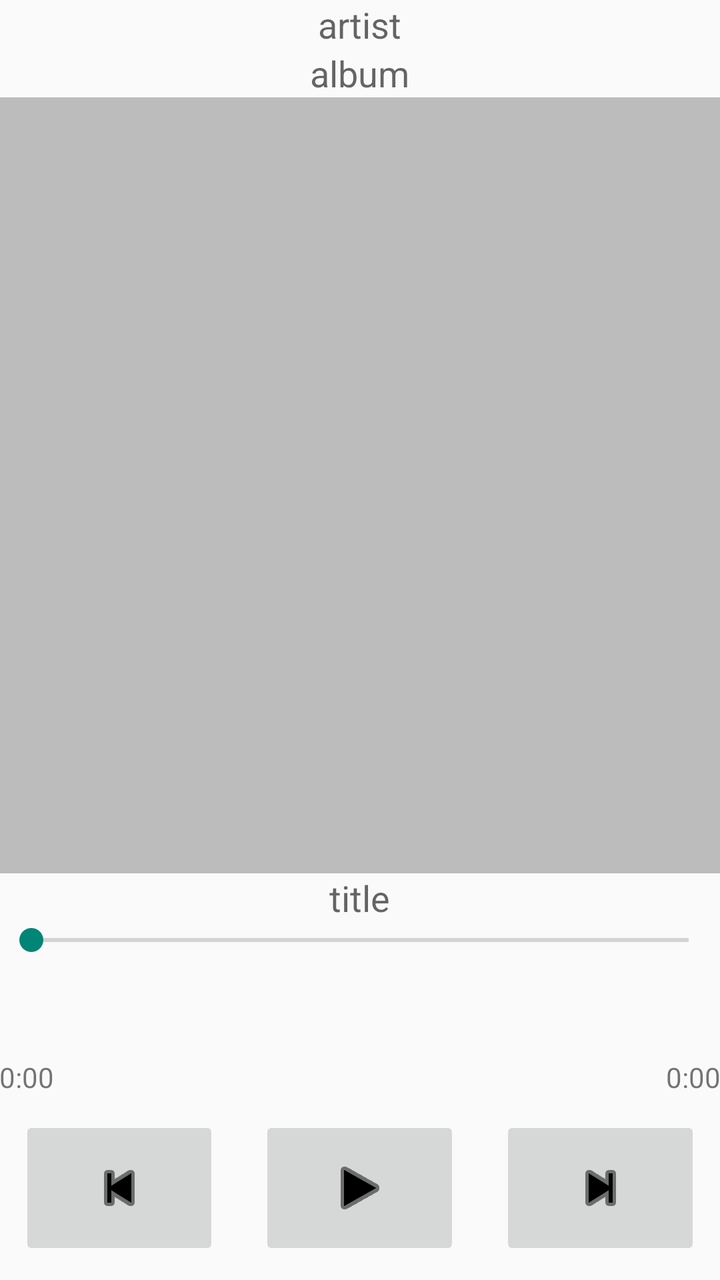
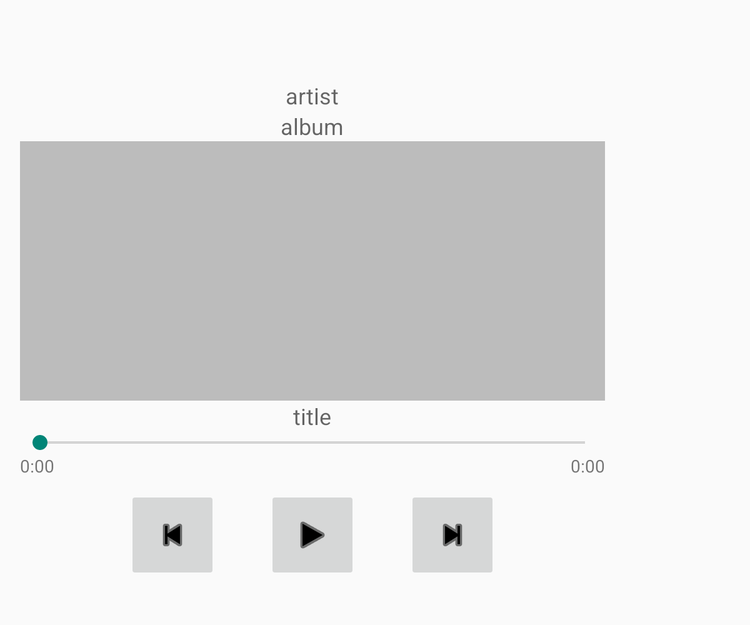

Compare how this app lays out the same screen by default and in its alternative resource folder. The renders come first, then the two layout files and the values they reference.
<!-- AndroidManifest.xml: application theme AppTheme -->
<!-- res/layout/dialog_player.xml -->
<LinearLayout xmlns:android="http://schemas.android.com/apk/res/android"
    xmlns:tools="http://schemas.android.com/tools"
    android:orientation="vertical"
    android:layout_width="match_parent"
    android:layout_height="match_parent"
    android:paddingLeft="@dimen/activity_horizontal_margin"
    android:paddingRight="@dimen/activity_horizontal_margin"
    android:paddingTop="@dimen/activity_vertical_margin"
    android:paddingBottom="@dimen/activity_vertical_margin"
    tools:context="com.adipso.udacity.spotifystreamer_p2.activity.PlayerDialogFragment">

    <TextView
        android:id="@+id/txt_artist"
        android:layout_width="wrap_content"
        android:layout_height="wrap_content"
        android:textAppearance="?android:attr/textAppearanceMedium"
        android:text="artist"
        android:layout_gravity="center_horizontal" />

    <TextView
        android:id="@+id/txt_album"
        android:layout_width="wrap_content"
        android:layout_height="wrap_content"
        android:textAppearance="?android:attr/textAppearanceMedium"
        android:text="album"
        android:layout_gravity="center_horizontal" />

    <ImageView
        android:id="@+id/img_track"
        android:layout_width="match_parent"
        android:layout_height="0dp"
        android:layout_gravity="center_horizontal"
        android:layout_weight="1.0"
        android:scaleType="fitCenter"
        android:src="@drawable/large_no_image"/>

    <TextView
        android:id="@+id/txt_title"
        android:layout_width="wrap_content"
        android:layout_height="wrap_content"
        android:textAppearance="?android:attr/textAppearanceMedium"
        android:text="title"
        android:layout_gravity="center_horizontal" />

    <SeekBar
        android:layout_width="match_parent"
        android:layout_height="wrap_content"
        android:id="@+id/seekBar"
        android:layout_gravity="center_horizontal" />

    <MediaController
        android:layout_width="match_parent"
        android:layout_height="50dp"
        android:id="@+id/mediaController"
        android:layout_marginRight="174dp"
        android:layout_marginEnd="174dp" />

    <RelativeLayout
        android:layout_width="match_parent"
        android:layout_height="wrap_content">

        <TextView
            android:id="@+id/txt_current_position"
            android:layout_width="wrap_content"
            android:layout_height="wrap_content"
            android:textAppearance="?android:attr/textAppearanceSmall"
            android:text="0:00"
            android:layout_alignParentStart="true"
            android:layout_alignParentLeft="true"/>

        <TextView
            android:id="@+id/txt_duration_end"
            android:layout_width="wrap_content"
            android:layout_height="wrap_content"
            android:textAppearance="?android:attr/textAppearanceSmall"
            android:text="0:00"
            android:layout_alignParentEnd="true"
            android:layout_alignParentRight="true"/>

    </RelativeLayout>

    <LinearLayout
        android:orientation="horizontal"
        android:layout_width="match_parent"
        android:layout_height="wrap_content">

        <ImageButton
            android:id="@+id/cmd_prev"
            android:src="@android:drawable/ic_media_previous"
            style="@style/button_player_mobile" />

        <ImageButton
            android:id="@+id/cmd_play"
            android:src="@android:drawable/ic_media_play"
            style="@style/button_player_mobile" />

        <ImageButton
            android:id="@+id/cmd_next"
            android:src="@android:drawable/ic_media_next"
            style="@style/button_player_mobile" />

    </LinearLayout>

</LinearLayout>
<!-- resources referenced by this layout -->
<resources>
  <!-- drawable large_no_image (drawable) -->
  <?xml version="1.0" encoding="utf-8"?>
  <shape xmlns:android="http://schemas.android.com/apk/res/android"
      android:shape="rectangle">
      <solid android:color="@color/no_image_bg" />
  </shape>
  <style name="button_player_mobile">
          <item name="android:layout_width">0dp</item>
          <item name="android:layout_weight">0.3</item>
          <item name="android:layout_height">wrap_content</item>
          <item name="android:padding">20dp</item>
          <item name="android:tint">@android:color/background_dark</item>
          <item name="android:layout_margin">10dp</item>
      </style>
  <style name="AppTheme" parent="Theme.AppCompat.Light.DarkActionBar">
          
          <item name="android:listViewStyle">@style/AppTheme.ListView</item>
          <item name="android:activatedBackgroundIndicator">@drawable/custom_activated_background</item>
      </style>
  <color name="no_image_bg">#ffbcbcbc</color>
  <style name="AppTheme.ListView" parent="Base.Widget.AppCompat.ListView">
          <item name="android:listSelector">@drawable/abc_list_selector_holo_dark</item>
      </style>
  <!-- drawable custom_activated_background (drawable) -->
  <?xml version="1.0" encoding="utf-8"?>
  <selector xmlns:android="http://schemas.android.com/apk/res/android">
      <item android:state_activated="true">
          <color android:color="@color/custom_activated_color" />
      </item>
      <item>
          <color android:color="@android:color/transparent" />
      </item>
  </selector>
  <color name="custom_activated_color">#57d868</color>
</resources>
<!-- res/layout-sw600dp/dialog_player.xml (the repository's variant of the layout above) -->
<!-- drawn on a 7-inch tablet held upright -->
<LinearLayout xmlns:android="http://schemas.android.com/apk/res/android"
    xmlns:tools="http://schemas.android.com/tools"
    android:orientation="vertical"
    android:layout_width="500dp"
    android:layout_height="500dp"
    android:minWidth="500dp"
    android:paddingLeft="16dp"
    android:paddingRight="16dp"
    android:paddingTop="64dp"
    android:paddingBottom="16dp"
    tools:context="com.adipso.udacity.spotifystreamer_p2.activity.PlayerDialogFragment">

    <TextView
        android:id="@+id/txt_artist"
        android:layout_width="wrap_content"
        android:layout_height="wrap_content"
        android:textAppearance="?android:attr/textAppearanceMedium"
        android:text="artist"
        android:layout_gravity="center_horizontal" />

    <TextView
        android:id="@+id/txt_album"
        android:layout_width="wrap_content"
        android:layout_height="wrap_content"
        android:textAppearance="?android:attr/textAppearanceMedium"
        android:text="album"
        android:layout_gravity="center_horizontal" />

    <ImageView
        android:id="@+id/img_track"
        android:layout_width="match_parent"
        android:layout_height="0dp"
        android:layout_gravity="center_horizontal"
        android:layout_weight="1.0"
        android:scaleType="fitCenter"
        android:src="@drawable/large_no_image"/>

    <TextView
        android:id="@+id/txt_title"
        android:layout_width="wrap_content"
        android:layout_height="wrap_content"
        android:textAppearance="?android:attr/textAppearanceMedium"
        android:text="title"
        android:layout_gravity="center_horizontal" />

    <SeekBar
        android:layout_width="match_parent"
        android:layout_height="wrap_content"
        android:id="@+id/seekBar"
        android:layout_gravity="center_horizontal" />

    <RelativeLayout
        android:layout_width="match_parent"
        android:layout_height="wrap_content">

        <TextView
            android:id="@+id/txt_current_position"
            android:layout_width="wrap_content"
            android:layout_height="wrap_content"
            android:textAppearance="?android:attr/textAppearanceSmall"
            android:text="0:00"
            android:layout_alignParentStart="true"
            android:layout_alignParentLeft="true"/>

        <TextView
            android:id="@+id/txt_duration_end"
            android:layout_width="wrap_content"
            android:layout_height="wrap_content"
            android:textAppearance="?android:attr/textAppearanceSmall"
            android:text="0:00"
            android:layout_alignParentEnd="true"
            android:layout_alignParentRight="true"/>
    </RelativeLayout>

    <LinearLayout
        android:orientation="horizontal"
        android:layout_width="match_parent"
        android:layout_height="wrap_content"
        android:paddingBottom="10dp"
        android:gravity="center_horizontal">

        <ImageButton
            android:id="@+id/cmd_prev"
            android:src="@android:drawable/ic_media_previous"
            style="@style/button_player_tablet" />

        <ImageButton
            android:id="@+id/cmd_play"
            android:src="@android:drawable/ic_media_play"
            style="@style/button_player_tablet" />

        <ImageButton
            android:id="@+id/cmd_next"
            android:src="@android:drawable/ic_media_next"
            style="@style/button_player_tablet" />

    </LinearLayout>

</LinearLayout>
<!-- resources referenced by the variant -->
<!-- as a 7-inch tablet held upright resolves them -->
<resources>
  <!-- drawable large_no_image (drawable) -->
  <?xml version="1.0" encoding="utf-8"?>
  <shape xmlns:android="http://schemas.android.com/apk/res/android"
      android:shape="rectangle">
      <solid android:color="@color/no_image_bg" />
  </shape>
  <style name="button_player_tablet">
          <item name="android:layout_width">wrap_content</item>
          <item name="android:layout_height">wrap_content</item>
          <item name="android:layout_gravity">center</item>
          <item name="android:padding">20dp</item>
          <item name="android:layout_marginTop">10dp</item>
          <item name="android:layout_marginBottom">10dp</item>
          <item name="android:layout_marginLeft">20dp</item>
          <item name="android:layout_marginRight">20dp</item>
          <item name="android:tint">@android:color/background_dark</item>
      </style>
  <style name="AppTheme" parent="Theme.AppCompat.Light.DarkActionBar">
          
          <item name="android:listViewStyle">@style/AppTheme.ListView</item>
          <item name="android:activatedBackgroundIndicator">@drawable/custom_activated_background</item>
      </style>
  <color name="no_image_bg">#ffbcbcbc</color>
  <style name="AppTheme.ListView" parent="Base.Widget.AppCompat.ListView">
          <item name="android:listSelector">@drawable/abc_list_selector_holo_dark</item>
      </style>
  <!-- drawable custom_activated_background (drawable) -->
  <?xml version="1.0" encoding="utf-8"?>
  <selector xmlns:android="http://schemas.android.com/apk/res/android">
      <item android:state_activated="true">
          <color android:color="@color/custom_activated_color" />
      </item>
      <item>
          <color android:color="@android:color/transparent" />
      </item>
  </selector>
  <color name="custom_activated_color">#57d868</color>
</resources>
